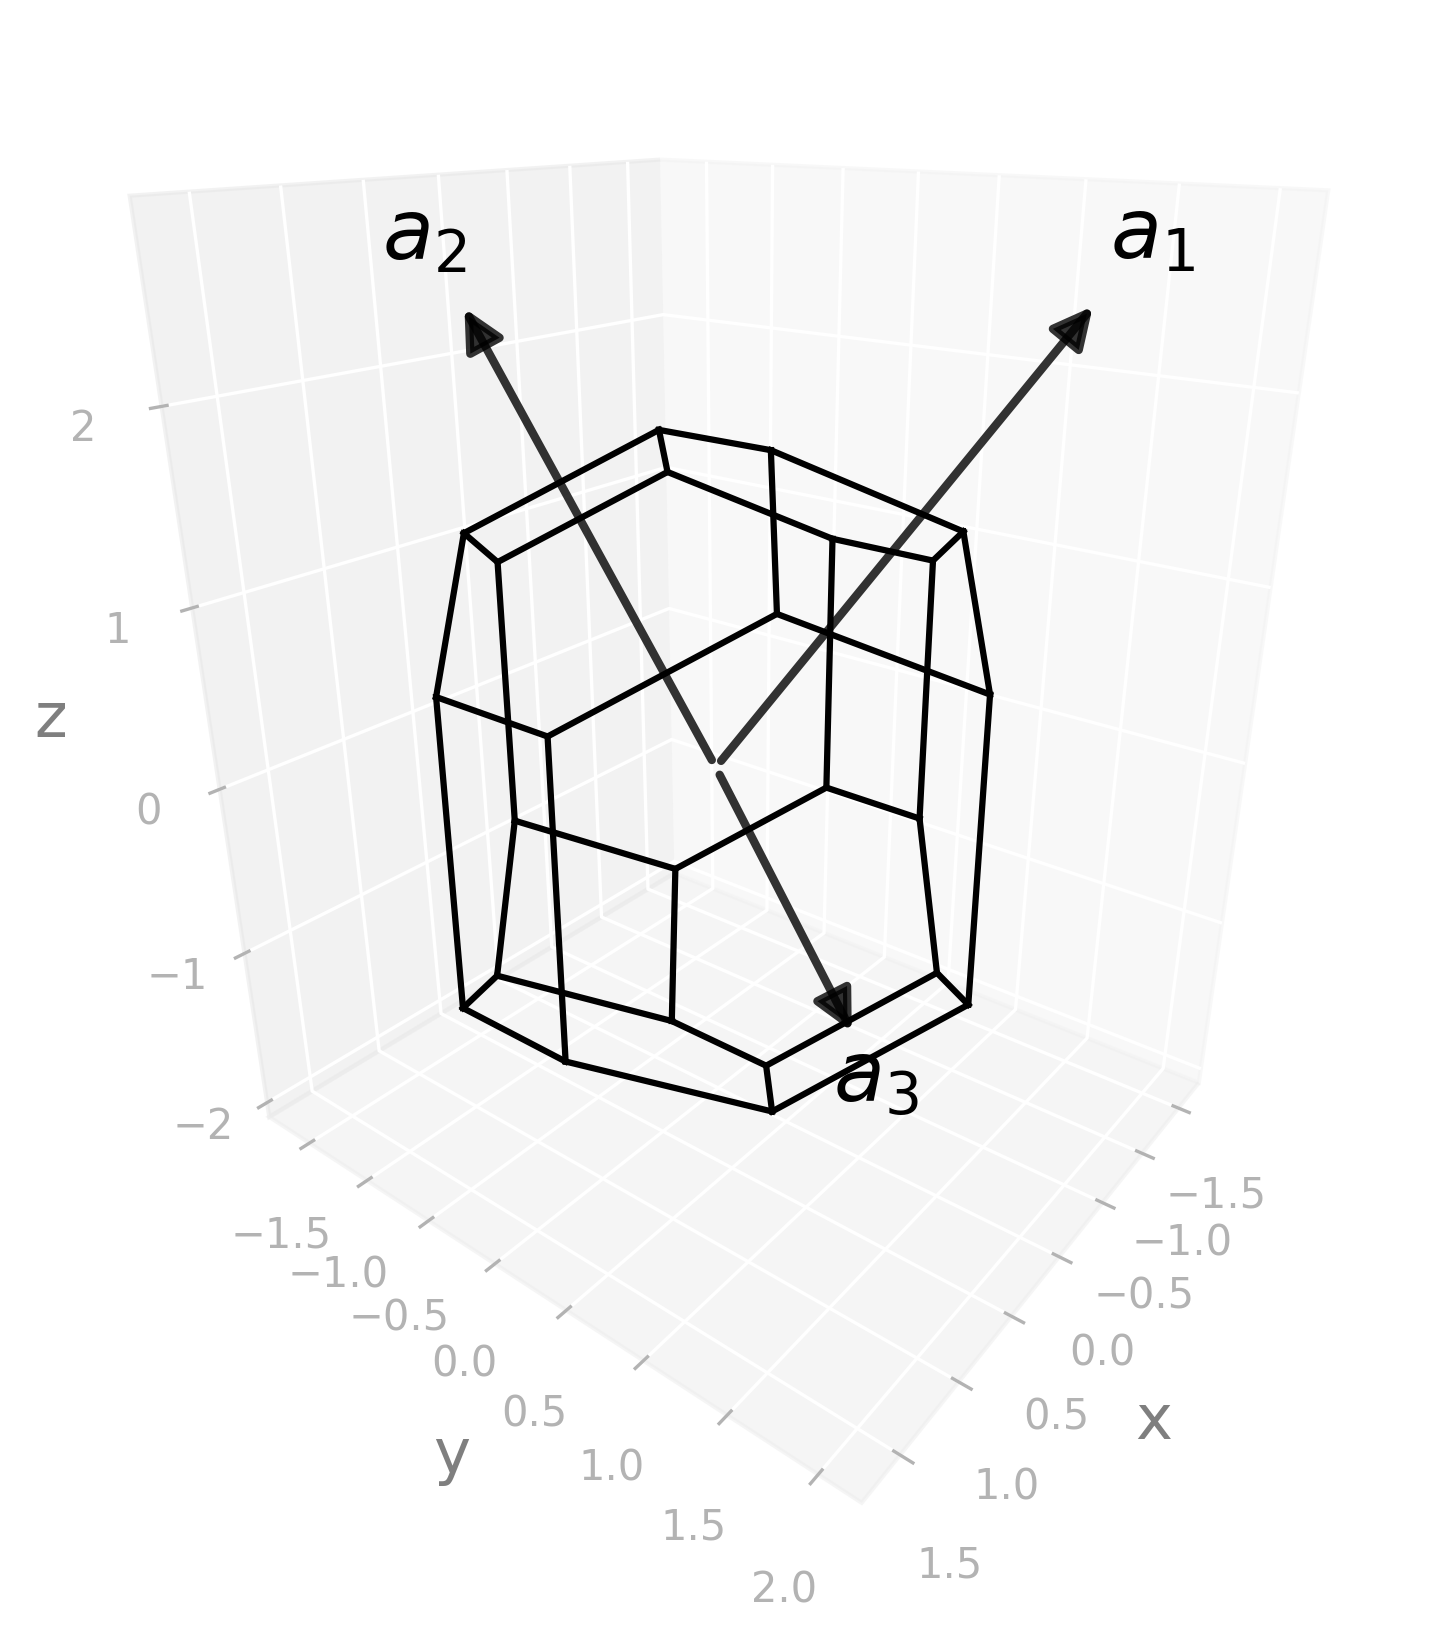

Python code for this plot:
import radtools as rad

l = rad.lattice_example("ORCF3")
l.plot("wigner-seitz")
# Save an image:
l.savefig("orcf3_wigner-seitz.png", elev=23, azim=38, dpi=300, bbox_inches="tight")
# Interactive plot:
l.show(elev=23, azim=38)
